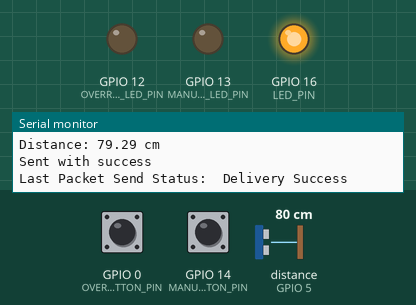
A sketch run on a simulated ESP8266 (NodeMCU). On the bench: output pins drawn as LEDs (lit = HIGH), the last lines printed to the serial monitor. Wiring (inferred from the names in the program): ultrasonic range finder: trigger GPIO 4; echo GPIO 5. Inputs (shaded band) come from the test bench; at power-on: GPIO 14 (MANUAL_ON_OFF_BUTTON_PIN) HIGH, GPIO 0 (OVERRIDE_BUTTON_PIN) HIGH, distance to the obstacle (sensor on GPIO 5) 80 cm. The echo pulse lasts 58.3 µs per cm; pins used as bus, display or sensor lines are not drawn.

Above: at 1.2 s.
1.3 s: GPIO 14 (MANUAL_ON_OFF_BUTTON_PIN) pulled LOW for 1 s
At 2.9 s:
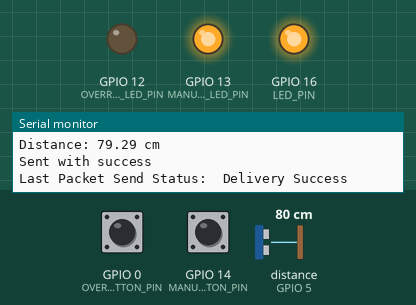
3.8 s: GPIO 0 (OVERRIDE_BUTTON_PIN) pulled LOW for 0.3 s
At 5.1 s:
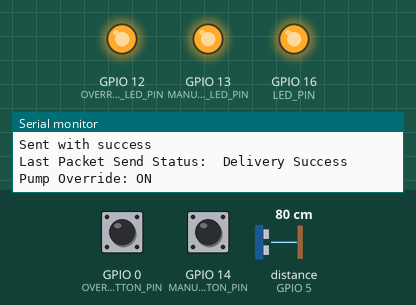
5.6 s: GPIO 14 (MANUAL_ON_OFF_BUTTON_PIN) pulled LOW for 3.2 s
At 7.2 s:
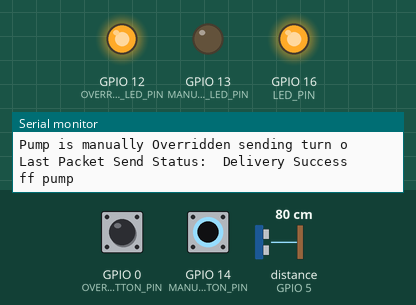
10.3 s: GPIO 0 (OVERRIDE_BUTTON_PIN) pulled LOW for 1 s
At 11.6 s:
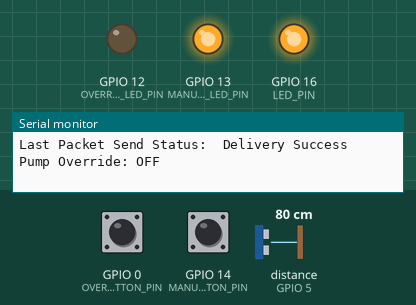
12.8 s: GPIO 0 (OVERRIDE_BUTTON_PIN) pulled LOW for 3.2 s
At 14.3 s:
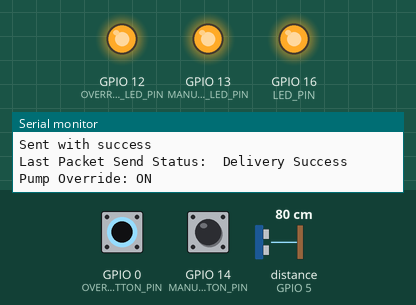
17.5 s: GPIO 14 (MANUAL_ON_OFF_BUTTON_PIN) pulled LOW for 0.3 s
At 18.1 s:
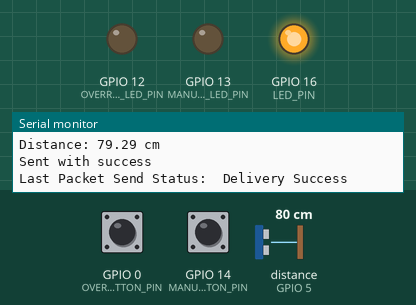
Timing chart, 0 to 20.3 s (numbered marks = the images above; inputs shaded):
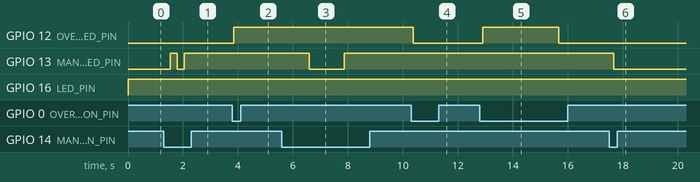

Measured:
- after the input at 1.3 s, GPIO 13 (MANUAL_ON_OFF_LED_PIN): LOW → HIGH after 0.24 s, → LOW 0.26 s later, → HIGH 0.26 s later
- after the input at 3.8 s, GPIO 12 (OVERRIDE_LED_PIN): LOW → HIGH at once
- after the input at 5.6 s, GPIO 13 (MANUAL_ON_OFF_LED_PIN): HIGH → LOW after 1.0 s, → HIGH 1.3 s later
- after the input at 10.3 s, GPIO 12 (OVERRIDE_LED_PIN): HIGH → LOW after 0.08 s
- after the input at 12.8 s, GPIO 12 (OVERRIDE_LED_PIN): LOW → HIGH after 0.11 s, → LOW 2.8 s later
- after the input at 17.5 s, GPIO 13 (MANUAL_ON_OFF_LED_PIN): HIGH → LOW after 0.18 s

The sketch:

monitorWaterLVL.ino
```cpp
// Corrected code - full program with the loop() function modified to work in the Arduino IDE
#include <ESP8266WiFi.h>
#include <espnow.h>

// Define the pins for the ultrasonic sensor
#define TRIG_PIN 4  // D2 on many NodeMCU boards (GPIO4)
#define ECHO_PIN 5  // D1 on many NodeMCU boards (GPIO5)

// Define the LED pin
#define LED_PIN 16  // Example: GPIO16 (D0 on some NodeMCU boards)

// Define the button pin
#define OVERRIDE_BUTTON_PIN 0  // D3 on many NodeMCU boards (GPIO0)  **IMPORTANT: Requires Pull-Up Resistor**
// Define the button pin (for Manual ON/OFF)
#define MANUAL_ON_OFF_BUTTON_PIN 14  // D5 on many NodeMCU boards (GPIO14) **IMPORTANT: Requires Pull-Up Resistor**

#define OVERRIDE_LED_PIN 12
#define MANUAL_ON_OFF_LED_PIN 13

// Define the speed of sound in cm/us (microseconds)
#define SOUND_SPEED 0.034

// Define a timeout for the ultrasonic sensor
#define MAX_DISTANCE 450  // Maximum distance in cm we want to measure
#define TIMEOUT 30000     // Timeout in microseconds (30 ms, corresponds to ~510cm)

// Pump on of trigger
#define WATER_DISTANCE_TURN_ON_PUMP 70
#define WATER_DISTANCE_TURN_OFF_PUMP 25

// Structure to send data
typedef struct struct_message {
  int id;
  String msg;
} struct_message;

struct_message myData;

// MAC Address of the receiver ESP8266 (the one controlling the pump)
uint8_t broadcastAddress[] = { 0x48, 0x3F, 0xDA, 0x47, 0xC4, 0x28 };

// Callback when data is sent
void OnDataSent(uint8_t *mac_addr, uint8_t sendStatus) {
  Serial.print("\r\nLast Packet Send Status:\t");
  Serial.println(sendStatus == 0 ? "Delivery Success" : "Delivery Fail");
}

// Function to measure the distance
float measureDistance() {
  // Clear the trigger pin
  digitalWrite(TRIG_PIN, LOW);
  delayMicroseconds(2);

  // Set the trigger pin HIGH for 10 microseconds
  digitalWrite(TRIG_PIN, HIGH);
  delayMicroseconds(10);
  digitalWrite(TRIG_PIN, LOW);

  // Measure the duration of the echo pulse
  long duration = pulseIn(ECHO_PIN, HIGH, TIMEOUT);  // Added timeout

  // If the pulsein timed out it returns 0
  if (duration == 0) {
    return MAX_DISTANCE;  // Or some other error value
  }

  // Calculate the distance in centimeters
  float distance = (duration * SOUND_SPEED) / 2;

  // Limit the distance to the maximum range
  if (distance > MAX_DISTANCE) {
    distance = MAX_DISTANCE;
  }

  return distance;
}

// Global variable to track the button state
bool pumpManuallyOverridden = false;  // Start with automatic control
bool pumpManuallyOn = false;          // Manual pump ON/OFF state, default OFF

void setup() {
  // Initialize serial communication
  Serial.begin(115200);

  // Set the pin modes
  pinMode(TRIG_PIN, OUTPUT);
  pinMode(ECHO_PIN, INPUT);
  pinMode(LED_PIN, OUTPUT);
  pinMode(OVERRIDE_BUTTON_PIN, INPUT_PULLUP);       // Enable internal pull-up resistor
  pinMode(MANUAL_ON_OFF_BUTTON_PIN, INPUT_PULLUP);  //Enable pull up button

  pinMode(OVERRIDE_LED_PIN, OUTPUT);
  pinMode(MANUAL_ON_OFF_LED_PIN, OUTPUT);

  Serial.println("Ultrasonic Sensor Test");

  // Set ESP8266 as a Wi-Fi Station
  WiFi.mode(WIFI_STA);

  // Init ESP-NOW
  if (esp_now_init() != 0) {
    Serial.println("Error initializing ESP-NOW");
    return;
  }

  // Set ESP-NOW role
  esp_now_set_self_role(ESP_NOW_ROLE_COMBO);

  // Register peer

  // Add peer
  if (esp_now_add_peer(broadcastAddress, ESP_NOW_ROLE_SLAVE, 1, NULL, 0) != 0) {
    Serial.println("Failed to add peer");
    return;
  }

  // Register callback function for data sent
  esp_now_register_send_cb(OnDataSent);
}

int maxDistanceCount = 0;                       // Counter for consecutive MAX_DISTANCE readings
unsigned long lastOverrideButtonPressTime = 0;  // To debounce the override button
unsigned long lastManualButtonPressTime = 0;    // To debounce the on/off button
const unsigned long DEBOUNCE_DELAY = 50;        // Milliseconds

void loop() {
  // Measure the distance
  float distance = measureDistance();

  // Read the Override button state
  int overrideButtonState = digitalRead(OVERRIDE_BUTTON_PIN);

  // Read the ON/OFF button state
  int manualOnOffButtonState = digitalRead(MANUAL_ON_OFF_BUTTON_PIN);

  // Check for button press (debounce)
  if (overrideButtonState == LOW && (millis() - lastOverrideButtonPressTime > DEBOUNCE_DELAY)) {

    pumpManuallyOverridden = !pumpManuallyOverridden;  // Toggle the override state
    lastOverrideButtonPressTime = millis();

    Serial.print("Pump Override: ");
    if (pumpManuallyOverridden) {
      digitalWrite(OVERRIDE_LED_PIN, HIGH);  // Turn LED on for override state
      Serial.println("ON");
      delay(1500);
    } else {
      digitalWrite(OVERRIDE_LED_PIN, LOW);  // Turn LED off for override state
      Serial.println("OFF");
      delay(1500);
    }
  }


  // Check for Manual ON/OFF button press (debounce)
  if (manualOnOffButtonState == LOW && (millis() - lastManualButtonPressTime > DEBOUNCE_DELAY)) {

    pumpManuallyOn = !pumpManuallyOn;  // Toggle the manual on/off state
    lastManualButtonPressTime = millis();

    Serial.print("Pump Manual ON/OFF: ");
    if (pumpManuallyOn) {
      digitalWrite(MANUAL_ON_OFF_LED_PIN, HIGH);  // Turn LED on for override state
      Serial.println("ON");
    } else {
      digitalWrite(MANUAL_ON_OFF_LED_PIN, LOW);  // Turn LED off for override state
      Serial.println("OFF");
    }
  }

  // Print the distance to the serial monitor
  Serial.print("Distance: ");
  Serial.print(distance);
  Serial.println(" cm");

  // Control the LED (example: blink it every 2 seconds)
  digitalWrite(LED_PIN, HIGH);  // Turn LED on

  if (distance == MAX_DISTANCE) {
    delay(250);
    digitalWrite(LED_PIN, LOW);  // Turn LED off
    delay(250);
    digitalWrite(LED_PIN, HIGH);
    delay(250);
    digitalWrite(LED_PIN, LOW);
    delay(1000);
    maxDistanceCount++;  // Increment counter
  } else {
    maxDistanceCount = 0;  // Reset counter if distance is not MAX_DISTANCE
  }

  // Check if we've seen MAX_DISTANCE enough times in a row
  if (maxDistanceCount >= 5) {
    Serial.println("MAX_DISTANCE reached 5 times in a row. Turning OFF pump.");
    if (!pumpManuallyOverridden) {  //Only send if not manually overridden
      sendPumpMessage(2, "Turn OFF pump");
    }
    maxDistanceCount = 0;  // Reset counter after sending turn off message
  } else if (distance >= WATER_DISTANCE_TURN_ON_PUMP && distance < MAX_DISTANCE && !pumpManuallyOverridden) {
    sendPumpMessage(1, "Turn ON pump");
  } else if (distance <= WATER_DISTANCE_TURN_OFF_PUMP && !pumpManuallyOverridden) {
    sendPumpMessage(2, "Turn OFF pump");
  } else if (pumpManuallyOverridden) {
    if (pumpManuallyOn) {
      sendPumpMessage(1, "Turn ON pump");
      Serial.println("Pump is manually Overridden sending turn on pump");
      delay(1000);
    } else {
      sendPumpMessage(2, "Turn OFF pump");
      Serial.println("Pump is manually Overridden sending turn off pump");
      delay(1000);
    }
  }

  // Wait for a short period
  delay(250);  // Reduced delay for faster readings
}

// Function to send pump message
void sendPumpMessage(int id, String msg) {
  myData.id = id;
  myData.msg = msg;
  uint8_t result = esp_now_send(broadcastAddress, (uint8_t *)&myData, sizeof(myData));

  if (result == 0) {
    Serial.println("Sent with success");
  } else {
    Serial.print("Error sending the data. Result code: ");
    Serial.println(result);  // Print the error code
  }
}
```
